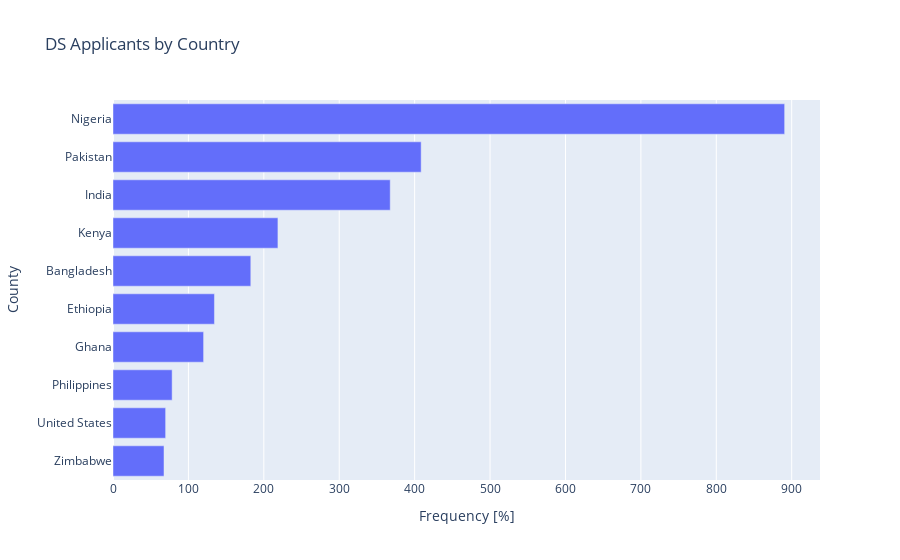

Notebook code cell kept with this figure:
### Markdown cell above
Normalized Nationality Bar Chart

### Code cell
# Create horizontal bar chart
fig = px.bar(
    data_frame=df_nationality.tail(10),
    x="count_pct",
    y="country_name",
    orientation="h",
    title="DS Applicants by Country"
)
# Set axis labels
fig.update_layout(xaxis_title="Frequency [%]", yaxis_title="County")
# fig.show("png")
fig.show()

### Figure 1 — Plotly figure (JSON) as saved in the notebook; plotly's stock layout.template omitted (floating-point values rounded to 4 significant figures)
{"data": [{"alignmentgroup": "True", "hovertemplate": "count_pct=%{x}<br>country_name=%{y}<extra></extra>", "legendgroup": "", "marker": {"color": "#636efa", "pattern": {"shape": ""}}, "name": "", "offsetgroup": "", "orientation": "h", "showlegend": false, "textposition": "auto", "type": "bar", "x": [67.63, 69.78, 78.42, 120.1, 134.5, 182.7, 218.7, 367.6, 408.6, 890.6], "xaxis": "x", "y": ["Zimbabwe", "United States", "Philippines", "Ghana", "Ethiopia", "Bangladesh", "Kenya", "India", "Pakistan", "Nigeria"], "yaxis": "y"}], "layout": {"barmode": "relative", "legend": {"tracegroupgap": 0}, "title": {"text": "DS Applicants by Country"}, "xaxis": {"anchor": "y", "domain": [0, 1], "title": {"text": "Frequency [%]"}}, "yaxis": {"anchor": "x", "domain": [0, 1], "title": {"text": "County"}}}}
